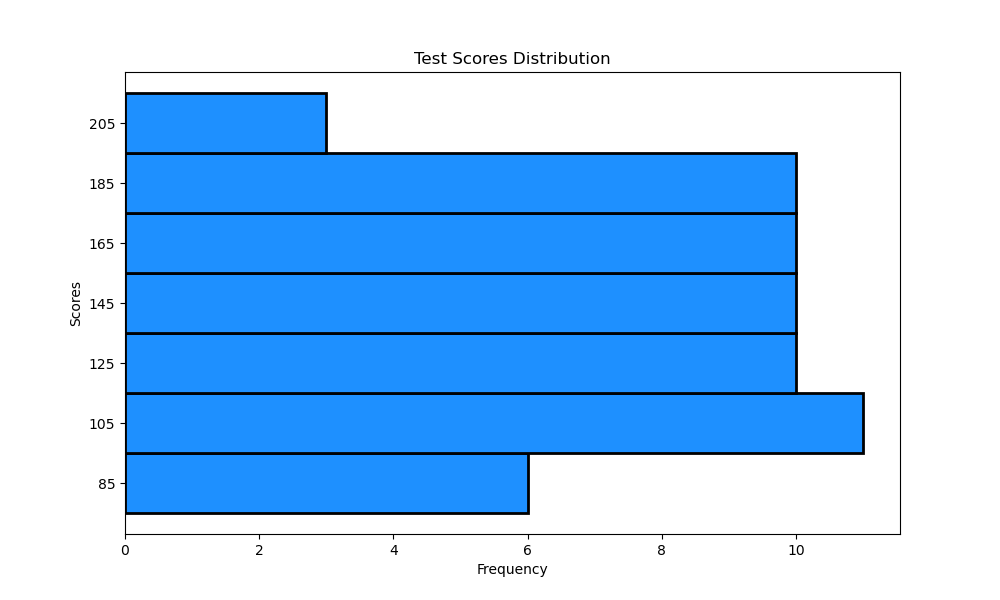

Python code for this plot:

import matplotlib.pyplot as plt

scores = [
    78, 85, 88, 90, 92, 94, 95, 96, 98, 100, 102, 104, 105, 107, 108, 110, 
    112, 115, 118, 120, 122, 124, 126, 128, 130, 132, 134, 136, 138, 140, 
    142, 144, 146, 148, 150, 152, 154, 156, 158, 160, 162, 164, 166, 168, 
    170, 172, 174, 176, 178, 180, 182, 184, 186, 188, 190, 192, 194, 196, 
    198, 200
]

bins = [75, 95, 115, 135, 155, 175, 195, 215]

plt.figure(figsize=(10, 6))
plt.hist(scores, bins=bins, color='#1E90FF', edgecolor='black', linewidth=2, orientation='horizontal')

plt.title('Test Scores Distribution')
plt.xlabel('Frequency')
plt.ylabel('Scores')

plt.yticks([85, 105, 125, 145, 165, 185, 205])

plt.show()
